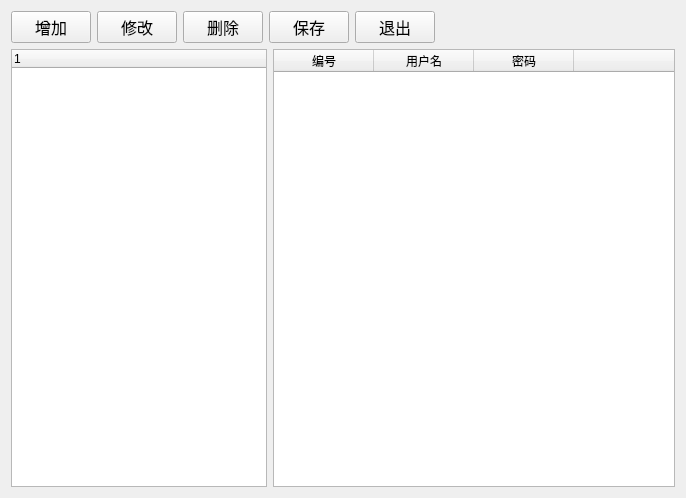
<?xml version="1.0" encoding="UTF-8"?>
<ui version="4.0">
 <class>User</class>
 <widget class="QWidget" name="User">
  <property name="geometry">
   <rect>
    <x>0</x>
    <y>0</y>
    <width>686</width>
    <height>498</height>
   </rect>
  </property>
  <property name="windowTitle">
   <string>用户管理</string>
  </property>
  <layout class="QHBoxLayout" name="horizontalLayout_3">
   <item>
    <layout class="QVBoxLayout" name="verticalLayout">
     <item>
      <layout class="QHBoxLayout" name="horizontalLayout_2">
       <item>
        <widget class="QPushButton" name="addButton">
         <property name="sizePolicy">
          <sizepolicy hsizetype="Expanding" vsizetype="Fixed">
           <horstretch>0</horstretch>
           <verstretch>0</verstretch>
          </sizepolicy>
         </property>
         <property name="font">
          <font>
           <family>Agency FB</family>
           <pointsize>12</pointsize>
          </font>
         </property>
         <property name="text">
          <string>增加</string>
         </property>
        </widget>
       </item>
       <item>
        <widget class="QPushButton" name="editButton">
         <property name="sizePolicy">
          <sizepolicy hsizetype="Expanding" vsizetype="Fixed">
           <horstretch>0</horstretch>
           <verstretch>0</verstretch>
          </sizepolicy>
         </property>
         <property name="font">
          <font>
           <family>Agency FB</family>
           <pointsize>12</pointsize>
          </font>
         </property>
         <property name="text">
          <string>修改</string>
         </property>
        </widget>
       </item>
       <item>
        <widget class="QPushButton" name="deleteButton">
         <property name="sizePolicy">
          <sizepolicy hsizetype="Expanding" vsizetype="Fixed">
           <horstretch>0</horstretch>
           <verstretch>0</verstretch>
          </sizepolicy>
         </property>
         <property name="font">
          <font>
           <family>Agency FB</family>
           <pointsize>12</pointsize>
          </font>
         </property>
         <property name="text">
          <string>删除</string>
         </property>
        </widget>
       </item>
       <item>
        <widget class="QPushButton" name="saveButton">
         <property name="font">
          <font>
           <family>Agency FB</family>
           <pointsize>12</pointsize>
          </font>
         </property>
         <property name="text">
          <string>保存</string>
         </property>
        </widget>
       </item>
       <item>
        <widget class="QPushButton" name="exitButton">
         <property name="sizePolicy">
          <sizepolicy hsizetype="Expanding" vsizetype="Fixed">
           <horstretch>0</horstretch>
           <verstretch>0</verstretch>
          </sizepolicy>
         </property>
         <property name="font">
          <font>
           <family>Agency FB</family>
           <pointsize>12</pointsize>
          </font>
         </property>
         <property name="text">
          <string>退出</string>
         </property>
        </widget>
       </item>
       <item>
        <spacer name="horizontalSpacer_2">
         <property name="orientation">
          <enum>Qt::Horizontal</enum>
         </property>
         <property name="sizeHint" stdset="0">
          <size>
           <width>40</width>
           <height>20</height>
          </size>
         </property>
        </spacer>
       </item>
       <item>
        <widget class="QLabel" name="label">
         <property name="sizePolicy">
          <sizepolicy hsizetype="Expanding" vsizetype="Preferred">
           <horstretch>0</horstretch>
           <verstretch>0</verstretch>
          </sizepolicy>
         </property>
         <property name="text">
          <string/>
         </property>
        </widget>
       </item>
       <item>
        <spacer name="horizontalSpacer">
         <property name="orientation">
          <enum>Qt::Horizontal</enum>
         </property>
         <property name="sizeHint" stdset="0">
          <size>
           <width>40</width>
           <height>20</height>
          </size>
         </property>
        </spacer>
       </item>
      </layout>
     </item>
     <item>
      <layout class="QHBoxLayout" name="horizontalLayout">
       <item>
        <widget class="QTreeWidget" name="treeWidget">
         <property name="sizePolicy">
          <sizepolicy hsizetype="Fixed" vsizetype="Expanding">
           <horstretch>0</horstretch>
           <verstretch>0</verstretch>
          </sizepolicy>
         </property>
         <column>
          <property name="text">
           <string notr="true">1</string>
          </property>
         </column>
        </widget>
       </item>
       <item>
        <widget class="QTableWidget" name="tableWidget">
         <column>
          <property name="text">
           <string>编号</string>
          </property>
         </column>
         <column>
          <property name="text">
           <string>用户名</string>
          </property>
         </column>
         <column>
          <property name="text">
           <string>密码</string>
          </property>
         </column>
         <column>
          <property name="text">
           <string/>
          </property>
         </column>
        </widget>
       </item>
      </layout>
     </item>
    </layout>
   </item>
  </layout>
 </widget>
 <layoutdefault spacing="6" margin="11"/>
 <resources/>
 <connections/>
</ui>
